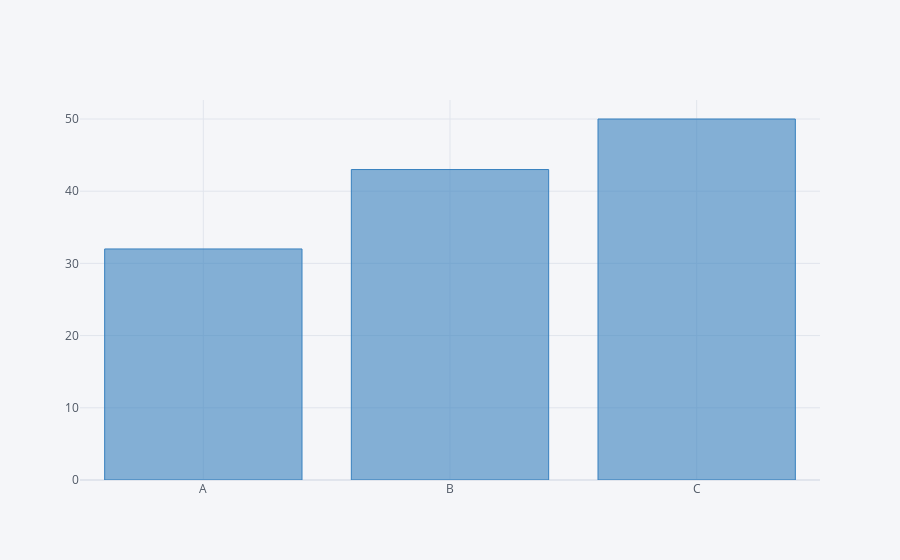

The code cell stored with this chart in its notebook:
### Markdown cell above
## Bar Plots

### Code cell
df2.iplot(kind='bar',x='Category',y='Values',colors='blue')

### Figure 1 — Plotly figure (JSON) as saved in the notebook; plotly's stock layout.template omitted (floating-point values rounded to 4 significant figures)
{"data": [{"marker": {"color": "rgba(55, 128, 191, 0.6)", "line": {"color": "rgba(55, 128, 191, 1.0)", "width": 1}}, "name": "Values", "orientation": "v", "text": "", "type": "bar", "x": ["A", "B", "C"], "y": [32, 43, 50]}], "layout": {"legend": {"bgcolor": "#F5F6F9", "font": {"color": "#4D5663"}}, "paper_bgcolor": "#F5F6F9", "plot_bgcolor": "#F5F6F9", "title": {"font": {"color": "#4D5663"}}, "xaxis": {"gridcolor": "#E1E5ED", "showgrid": true, "tickfont": {"color": "#4D5663"}, "title": {"font": {"color": "#4D5663"}, "text": ""}, "zerolinecolor": "#E1E5ED"}, "yaxis": {"gridcolor": "#E1E5ED", "showgrid": true, "tickfont": {"color": "#4D5663"}, "title": {"font": {"color": "#4D5663"}, "text": ""}, "zerolinecolor": "#E1E5ED"}}}
